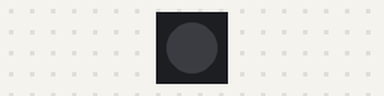
Bench run of a program on a simulated Raspberry Pi Pico running MicroPython. Shown: 1 RGB LEDs in strip order, left to right. Dim RGB values are drawn brighter than linear.

Above: at 0.15 s.
At 9.78 s:
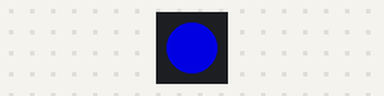
At 19.71 s:
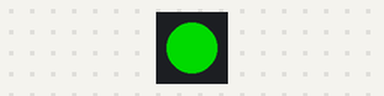
At 39.58 s:
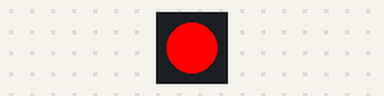
Timing chart, 0 to 40.0 s (numbered marks = the images above):
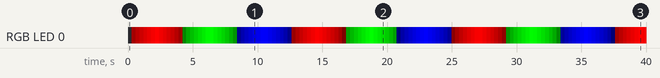

Measured:
- by itself, RGB LED 0: off → RGB(37, 0, 0) at 0.30 s, → RGB(74, 0, 0) 0.30 s later, → RGB(111, 0, 0) 0.30 s later, → RGB(148, 0, 0) 0.30 s later, … (132 changes in this stretch)

The program:

fadingColours.py
```python
from machine import Pin
from neopixel import NeoPixel
import time

# Define LED PIN number 2 and number of LEDs attacthed to PIN

GRBled = NeoPixel(Pin(2), 1) # This LED is GRB not RGB

while True:

    # Increase Green value by 1 until 255

    for i in range(255):

        GRBled.fill((i,0,0))
        GRBled.write()
        time.sleep(0.008)

    # Decrease Green vlaue by 1 until 255

    for i in reversed (range(255)):

        GRBled.fill((i,0,0))
        GRBled.write()
        time.sleep(0.008)

     # Increase Red value by 1 until 255

    for i in range(255):

        GRBled.fill((0,i,0))
        GRBled.write()
        time.sleep(0.008)

    # Decrease Red vlaue by 1 until 255

    for i in reversed (range(255)):

        GRBled.fill((0,i,0))
        GRBled.write()
        time.sleep(0.008)

     # Increase Blue value by 1 until 255

    for i in range(255):

        GRBled.fill((0,0,i))
        GRBled.write()
        time.sleep(0.008)

    # Decrease Blue vlaue by 1 until 255

    for i in reversed (range(255)):

        GRBled.fill((0,0,i))
        GRBled.write()
        time.sleep(0.008)
```
